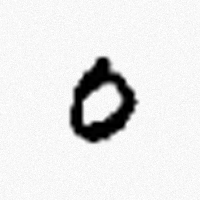
#> input picture assets/sample_digits/digit_0_sample1_paper.png, 200 x 200 px
$ python -i preprocessing.py   (imports and definitions only)
#> lines starting #> are read from the running program, lines starting #| are printed output that depends on the picture; after the words box and inside, x2 and y2 are one past the last pixel; in counts of white or black regions, pixels touching at a corner belong together
### config.py
"""
DigitVision AI - Configuration Module
Defines system paths, model hyperparameters, UI styling parameters, and constants.
"""

from pathlib import Path

# Base Paths
BASE_DIR = Path(__file__).resolve().parent
MODELS_DIR = BASE_DIR / "models"
ASSETS_DIR = BASE_DIR / "assets"
OUTPUTS_DIR = BASE_DIR / "outputs"
DATA_DIR = BASE_DIR / "data"
COMPONENTS_DIR = BASE_DIR / "components"

# Ensure directories exist
for directory in [MODELS_DIR, ASSETS_DIR, OUTPUTS_DIR, DATA_DIR, COMPONENTS_DIR]:
    directory.mkdir(parents=True, exist_ok=True)
#> further down, picture is the input picture: shape (200, 200, 3); min 0, max 255, mean 231.6

# Model Artifacts
MODEL_PATH = MODELS_DIR / "best_digit_model.keras"
METRICS_PATH = OUTPUTS_DIR / "training_metrics.json"
TRAINING_PLOT_PATH = OUTPUTS_DIR / "training_history.png"
CONFUSION_MATRIX_PATH = OUTPUTS_DIR / "confusion_matrix.png"
HISTORY_CSV_PATH = DATA_DIR / "prediction_history.csv"

# Model Hyperparameters
INPUT_SHAPE = (28, 28, 1)
TARGET_SIZE = (28, 28)
NUM_CLASSES = 10
BATCH_SIZE = 64
EPOCHS = 18
INITIAL_LR = 1e-3
MIN_LR = 1e-5
RANDOM_SEED = 42

# Confidence & Quality Thresholds
CONFIDENCE_HIGH_THRESHOLD = 0.85
CONFIDENCE_LOW_THRESHOLD = 0.50
MIN_CONTOUR_AREA = 25  # Minimum pixel area to consider as a valid digit stroke

# UI Theme & Colors
THEME_COLORS = {
    "primary": "#6366f1",         # Indigo
    "secondary": "#a855f7",       # Purple
    "accent_cyan": "#06b6d4",     # Cyan
    "accent_pink": "#ec4899",     # Pink
    "background_dark": "#0a0f1d", # Deep Dark Navy
    "card_dark": "#111827",       # Glassmorphism dark
    "card_border": "#1f293d",
    "text_main": "#f8fafc",
    "text_muted": "#94a3b8",
    "success": "#10b981",
    "warning": "#f59e0b",
    "danger": "#ef4444"
}

# Digit Labels
DIGIT_LABELS = [str(i) for i in range(10)]
DIGIT_WORDS = ["Zero", "One", "Two", "Three", "Four", "Five", "Six", "Seven", "Eight", "Nine"]

### preprocessing.py
"""
DigitVision AI - Advanced Real-World Image Preprocessing Pipeline
Transforms raw camera captures, canvas drawings, and uploaded paper images into
standardized 28x28 normalized tensors perfectly aligned with the MNIST digit distribution.
Includes adaptive stroke thickness normalization, shadow removal, and CoM centering.
"""

from typing import Dict, Tuple, Optional, Any
import os
import numpy as np
import cv2
from PIL import Image
import io

from config import TARGET_SIZE, MIN_CONTOUR_AREA


def load_image_to_numpy(image_input) -> np.ndarray:
    """
    Safely converts uploaded file bytes, file path, PIL Image, or numpy array into an RGB numpy array.
    """
    if isinstance(image_input, (str, os.PathLike)):
        img = cv2.imread(str(image_input))
        if img is None:
            raise ValueError(f"Could not read image from path: {image_input}")
        return cv2.cvtColor(img, cv2.COLOR_BGR2RGB)

    if isinstance(image_input, (bytes, bytearray)):
        if len(image_input) == 0:
            raise ValueError("Provided image byte buffer is empty.")
        nparr = np.frombuffer(image_input, np.uint8)
        img = cv2.imdecode(nparr, cv2.IMREAD_COLOR)
        if img is None:
            raise ValueError("Failed to decode image from byte buffer.")
        return cv2.cvtColor(img, cv2.COLOR_BGR2RGB)

    if hasattr(image_input, "read") or hasattr(image_input, "getvalue"):
        if hasattr(image_input, "seek"):
            image_input.seek(0)
        if hasattr(image_input, "getvalue"):
            content = image_input.getvalue()
        else:
            content = image_input.read()
        if hasattr(image_input, "seek"):
            image_input.seek(0)
        if not content:
            raise ValueError("Image stream buffer is empty.")
        nparr = np.frombuffer(content, np.uint8)
        img = cv2.imdecode(nparr, cv2.IMREAD_COLOR)
        if img is None:
            raise ValueError("Could not decode image from file-like stream.")
        return cv2.cvtColor(img, cv2.COLOR_BGR2RGB)

    if isinstance(image_input, Image.Image):
        return np.array(image_input.convert("RGB"))

    if isinstance(image_input, np.ndarray):
        if image_input.ndim == 2:
            return cv2.cvtColor(image_input, cv2.COLOR_GRAY2RGB)
        if image_input.shape[2] == 4:
            # Handle RGBA (from canvas or PNG)
            # If canvas has black background and alpha channel, preserve RGB
            rgb = image_input[:, :, :3]
            alpha = image_input[:, :, 3]
            if np.any(alpha < 255):
                # Composite over black background
                mask = alpha > 10
                out = np.zeros_like(rgb)
                out[mask] = rgb[mask]
                return out
            return rgb
        return image_input

    raise TypeError(f"Unsupported image input type: {type(image_input)}")


def detect_and_correct_polarity(gray_img: np.ndarray) -> Tuple[np.ndarray, bool]:
    """
    Automatically detects background/foreground polarity.
    MNIST requires: background = 0 (black), digit stroke = 255 (white).

    Examines border pixel statistics: if border is light (>127), the image is a dark digit
    on light paper/background, so it must be inverted.
    """
    h, w = gray_img.shape
#> h = 200; w = 200
    border_pixels = np.concatenate([
        gray_img[0, :],         # top row
        gray_img[-1, :],        # bottom row
        gray_img[:, 0],         # left col
        gray_img[:, -1]         # right col
    ])
#> border_pixels = 800 values, max 251 at index 4, min 244 at index 514, mean 248.1
    border_mean = float(np.mean(border_pixels))
#> border_mean = 248.1

    was_inverted = False
    if border_mean > 127:
        corrected = cv2.bitwise_not(gray_img)
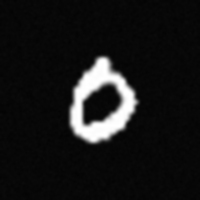
#> corrected: shape (200, 200); min 3, max 255, mean 23.4
        was_inverted = True
    else:
        corrected = gray_img.copy()

    return corrected, was_inverted


def normalize_stroke_thickness(binary_img: np.ndarray, target_thickness: float = 2.8) -> np.ndarray:
    """
    Normalizes pen stroke thickness so real-world ballpoint/pencil drawings
    match native MNIST pen thickness (~3 pixels wide in 20x20 scale).
    """
    # Compute distance transform to estimate stroke radius
    dist = cv2.distanceTransform(binary_img, cv2.DIST_L2, 5)
    max_radius = float(np.max(dist)) if np.max(dist) > 0 else 1.0

    # If strokes are thin (radius < 2.0), dilate with small kernel
    if max_radius < 1.8:
        kernel = cv2.getStructuringElement(cv2.MORPH_ELLIPSE, (3, 3))
        dilated = cv2.dilate(binary_img, kernel, iterations=1)
        return dilated
    elif max_radius > 6.0:
        # Strokes are unusually fat, erode slightly
        kernel = cv2.getStructuringElement(cv2.MORPH_ELLIPSE, (3, 3))
        eroded = cv2.erode(binary_img, kernel, iterations=1)
        return eroded

    return binary_img


def center_by_center_of_mass(img_28x28: np.ndarray) -> np.ndarray:
    """
    Centers the digit inside the 28x28 canvas using the Center of Mass (CoM),
    matching standard MNIST dataset formatting.
    """
    import scipy.ndimage as ndimage

    cy, cx = ndimage.center_of_mass(img_28x28)

    if np.isnan(cy) or np.isnan(cx):
        return img_28x28

    shift_x = int(np.round(14.0 - cx))
    shift_y = int(np.round(14.0 - cy))

    # Constrain shift to avoid pushing digit out of frame
    shift_x = max(-4, min(4, shift_x))
    shift_y = max(-4, min(4, shift_y))

    M = np.float32([[1, 0, shift_x], [0, 1, shift_y]])
    centered = cv2.warpAffine(img_28x28, M, (28, 28), borderMode=cv2.BORDER_CONSTANT, borderValue=0)
    return centered


def preprocess_image(
    image_input,
    target_size: Tuple[int, int] = TARGET_SIZE
) -> Dict[str, Any]:
    """
    Complete end-to-end robust preprocessing pipeline for real-world handwritten digits:
      1. Image decoding & format normalization
      2. Shadow & lighting attenuation
      3. Grayscale conversion
      4. Polarity detection & correction (black background, white strokes)
      5. Hybrid Adaptive + Otsu Thresholding (handles shadows & uneven lighting)
      6. Morphological cleanup (removes dust, reinforces strokes)
      7. Intelligent contour isolation (filters out paper borders)
      8. Aspect-ratio preserving resize into 20x20 bounding box
      9. Adaptive stroke thickness normalization
      10. Center of Mass alignment inside 28x28 canvas
      11. Min-max normalization [0.0, 1.0]
      12. CNN tensor formatting: (1, 28, 28, 1)
    """
    stages = {}
    diagnostics = {}

    # Step 1: Decode
    rgb_img = load_image_to_numpy(image_input)
    stages["1_original"] = rgb_img
    diagnostics["original_shape"] = rgb_img.shape

    # Step 2: Grayscale
    gray = cv2.cvtColor(rgb_img, cv2.COLOR_RGB2GRAY)
    stages["2_grayscale"] = gray

    # Step 3: Noise filtering
    blurred = cv2.GaussianBlur(gray, (5, 5), 0)
    stages["3_noise_filtered"] = blurred

    # Step 4: Polarity correction
    dark_bg_img, was_inverted = detect_and_correct_polarity(blurred)
#> was_inverted = True
    stages["4_polarity_corrected"] = dark_bg_img
    diagnostics["inverted_polarity"] = was_inverted

    # Step 5: Binarization / Thresholding
    # Combine Otsu and Adaptive thresholding to handle uneven phone/webcam shadows
    _, thresh_otsu = cv2.threshold(dark_bg_img, 0, 255, cv2.THRESH_BINARY + cv2.THRESH_OTSU)
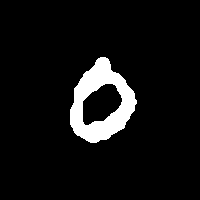
#> thresh_otsu: shape (200, 200); 6.9% white; 1 white region, box (x1, y1, x2, y2) and area: (70, 57, 137, 143) 2773

    # Adaptive threshold on light-normalized image
    adapt = cv2.adaptiveThreshold(
        dark_bg_img, 255, cv2.ADAPTIVE_THRESH_GAUSSIAN_C, cv2.THRESH_BINARY, 21, -4
    )
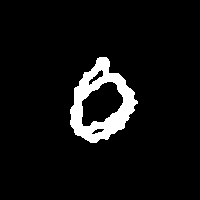
#> adapt: shape (200, 200); 6.2% white; 1 white region, box (x1, y1, x2, y2) and area: (70, 57, 138, 143) 2486
    # Blend: use Otsu as base, reinforce with adaptive
    combined = cv2.bitwise_or(thresh_otsu, adapt)
#> combined: shape (200, 200); 7% white; 1 white region

    # Step 6: Morphological cleanup
    kernel = cv2.getStructuringElement(cv2.MORPH_RECT, (3, 3))
    cleaned = cv2.morphologyEx(combined, cv2.MORPH_OPEN, kernel, iterations=1)
    cleaned = cv2.morphologyEx(cleaned, cv2.MORPH_CLOSE, kernel, iterations=1)
    stages["5_thresholded"] = cleaned

    # Quality Check: Stroke pixel count & contrast
    white_pixel_count = int(np.count_nonzero(cleaned))
#> white_pixel_count = 2784
    total_pixels = cleaned.size
#> total_pixels = 40000
    white_pixel_ratio = white_pixel_count / max(total_pixels, 1)
#> white_pixel_ratio = 0.0696
    diagnostics["white_pixel_ratio"] = round(white_pixel_ratio, 4)

    if white_pixel_count < MIN_CONTOUR_AREA:
        return {
            "tensor": None,
            "normalized_28x28": None,
            "diagnostics": diagnostics,
            "stages": stages,
            "is_valid": False,
            "message": "No handwritten digit detected. Image appears nearly blank or stroke is too faint."
        }

    if white_pixel_ratio > 0.85:
        return {
            "tensor": None,
            "normalized_28x28": None,
            "diagnostics": diagnostics,
            "stages": stages,
            "is_valid": False,
            "message": "Image contains excessive noise or glare. Please draw on clean paper or darker background."
        }

    # Step 7: Bounding box detection with intelligent noise filtering
    contours, _ = cv2.findContours(cleaned, cv2.RETR_EXTERNAL, cv2.CHAIN_APPROX_SIMPLE)
#> contours = 1 contour; box (x1, y1, x2, y2) and area: (70, 57, 138, 143) 3756

    if not contours:
        return {
            "tensor": None,
            "normalized_28x28": None,
            "diagnostics": diagnostics,
            "stages": stages,
            "is_valid": False,
            "message": "No digit contours found in image."
        }

    # Filter out paper borders (contours touching image edges that span >80% width or height)
    img_h, img_w = cleaned.shape
#> img_h = 200; img_w = 200
    valid_contours = []
    for c in contours:
        x, y, w, h = cv2.boundingRect(c)
        area = cv2.contourArea(c)
        if area >= MIN_CONTOUR_AREA:
            # Check if this contour is just the frame/border
            if w > 0.95 * img_w and h > 0.95 * img_h:
                continue
            valid_contours.append(c)
#> this loop made 1 pass
#> (x, y, w, h, area) on pass 1: (70, 57, 68, 86, 3755.5)
#> after the loop, valid_contours has the same summary as contours

    if not valid_contours:
        valid_contours = [max(contours, key=cv2.contourArea)]

    # Merge bounding boxes of valid central contours
    x_min = min(cv2.boundingRect(c)[0] for c in valid_contours)
#> x_min = 70
    y_min = min(cv2.boundingRect(c)[1] for c in valid_contours)
#> y_min = 57
    x_max = max(cv2.boundingRect(c)[0] + cv2.boundingRect(c)[2] for c in valid_contours)
#> x_max = 138
    y_max = max(cv2.boundingRect(c)[1] + cv2.boundingRect(c)[3] for c in valid_contours)
#> y_max = 143

    # Pad slightly around bounding box
    pad = 4
    x_min = max(0, x_min - pad)
#> x_min = 66
    y_min = max(0, y_min - pad)
#> y_min = 53
    x_max = min(img_w, x_max + pad)
#> x_max = 142
    y_max = min(img_h, y_max + pad)
#> y_max = 147

    digit_crop = cleaned[y_min:y_max, x_min:x_max]
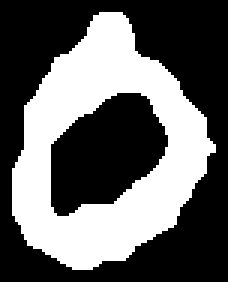
#> digit_crop: shape (94, 76) (shown 3 times larger); 39% white; 1 white region, box (x1, y1, x2, y2) and area: (4, 4, 72, 90) 2784
    h, w = digit_crop.shape
#> h = 94; w = 76
    diagnostics["bounding_box"] = (x_min, y_min, x_max - x_min, y_max - y_min)

    # Step 8: Aspect-ratio preserving resize into square 20x20 box inside 28x28 frame
    if h > w:
        new_h = 20
        new_w = max(1, int(round((w * 20.0) / h)))
#> new_w = 16
    else:
        new_w = 20
        new_h = max(1, int(round((h * 20.0) / w)))

    resized_digit = cv2.resize(digit_crop, (new_w, new_h), interpolation=cv2.INTER_AREA)

    # Step 9: Stroke thickness adjustment for real pens
    resized_digit = normalize_stroke_thickness(resized_digit)
#> in normalize_stroke_thickness, `max_radius = float(np.max(dist)) if np.max(dist) > 0 else 1.0`: max_radius = 3.2

    # Place inside 28x28 blank canvas (margin = 4 px minimum)
    framed_28x28 = np.zeros((28, 28), dtype=np.uint8)
    offset_y = (28 - new_h) // 2
    offset_x = (28 - new_w) // 2
#> offset_x = 6
    framed_28x28[offset_y:offset_y + new_h, offset_x:offset_x + new_w] = resized_digit
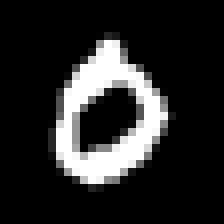
#> framed_28x28: shape (28, 28) (shown 8 times larger); min 0, max 255, mean 40.6

    # Step 10: Center of Mass alignment
    final_28x28 = center_by_center_of_mass(framed_28x28)
#> in center_by_center_of_mass, `cy, cx = ndimage.center_of_mass(img_28x28)`: cy = 14.15; cx = 12.97
#> in center_by_center_of_mass, `shift_x = int(np.round(14.0 - cx))`: shift_x = 1
#> in center_by_center_of_mass, `shift_y = int(np.round(14.0 - cy))`: shift_y = 0
#> in center_by_center_of_mass, `M = np.float32([[1, 0, shift_x], [0, 1, shift_y]])`: M = [[1, 0, 1], [0, 1, 0]]
#> in center_by_center_of_mass, `centered = cv2.warpAffine(img_28x28, M, (28, 28), borderMode=cv2.BORDE..`:
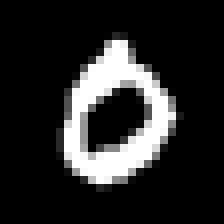
#> centered: shape (28, 28) (shown 8 times larger); min 0, max 255, mean 40.6
    stages["6_centered_28x28"] = final_28x28

    # Step 11: Normalization [0.0, 1.0] & Batch Tensor Shape
    normalized = final_28x28.astype(np.float32) / 255.0
    tensor = np.expand_dims(normalized, axis=(0, -1))  # Shape: (1, 28, 28, 1)

    return {
        "tensor": tensor,
        "normalized_28x28": normalized,
        "diagnostics": diagnostics,
        "stages": stages,
        "is_valid": True,
        "message": "Digit preprocessed successfully."
    }

>>> import cv2
>>> picture = cv2.cvtColor(cv2.imread('assets/sample_digits/digit_0_sample1_paper.png'), cv2.COLOR_BGR2RGB)
>>> result = preprocess_image(picture)
#> result = 6 items

$ run again, on assets/sample_digits/digit_0_sample2_paper.png
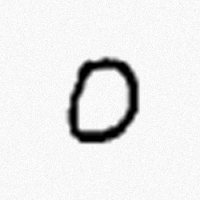
#> input picture assets/sample_digits/digit_0_sample2_paper.png, 200 x 200 px
#> picture is the input picture: shape (200, 200, 3); min 0, max 255, mean 234.7
#> border_pixels = 800 values, max 251 at index 146, min 244 at index 169, mean 247.9
#> border_mean = 247.9
#> was_inverted = True
#> thresh_otsu: shape (200, 200); 5.9% white; 1 white region, box (x1, y1, x2, y2) and area: (68, 58, 139, 143) 2345
#> adapt: shape (200, 200); 5.3% white; 1 white region, box (x1, y1, x2, y2) and area: (68, 57, 138, 143) 2122
#> combined: shape (200, 200); 5.9% white; 1 white region, box (x1, y1, x2, y2) and area: (68, 57, 139, 143) 2348
#> cleaned: shape (200, 200); 5.9% white; 1 white region
#> white_pixel_count = 2344
#> white_pixel_ratio = 0.0586
#> contours = 1 contour; box (x1, y1, x2, y2) and area: (68, 58, 139, 143) 4770
#> the loop in preprocess_image, `for c in contours:` made 1 pass
#> (x, y, w, h, area) on pass 1: (68, 58, 71, 85, 4769.5)
#> after the loop in preprocess_image, `for c in contours:`: valid_contours has the same summary as contours
#> in preprocess_image, `x_min = min(cv2.boundingRect(c)[0] for c in valid_contours)`: x_min = 68
#> in preprocess_image, `y_min = min(cv2.boundingRect(c)[1] for c in valid_contours)`: y_min = 58
#> in preprocess_image, `x_max = max(cv2.boundingRect(c)[0] + cv2.boundingRect(c)[2] for c in v..`: x_max = 139
#> in preprocess_image, `y_max = max(cv2.boundingRect(c)[1] + cv2.boundingRect(c)[3] for c in v..`: y_max = 143
#> in preprocess_image, `x_min = max(0, x_min - pad)`: x_min = 64
#> in preprocess_image, `y_min = max(0, y_min - pad)`: y_min = 54
#> in preprocess_image, `x_max = min(img_w, x_max + pad)`: x_max = 143
#> in preprocess_image, `y_max = min(img_h, y_max + pad)`: y_max = 147
#> in preprocess_image, `digit_crop = cleaned[y_min:y_max, x_min:x_max]`:
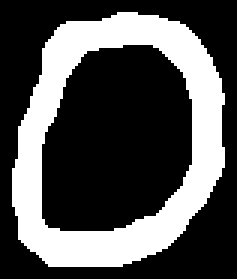
#> digit_crop: shape (93, 79) (shown 3 times larger); 31.9% white; 1 white region, box (x1, y1, x2, y2) and area: (4, 4, 75, 89) 2344
#> max_radius = 3
#> cy = 13.7; cx = 12.98
#> shift_x = 1
#> shift_y = 0
#> M = [[1, 0, 1], [0, 1, 0]]
#> in center_by_center_of_mass, `centered = cv2.warpAffine(img_28x28, M, (28, 28), borderMode=cv2.BORDE..`:
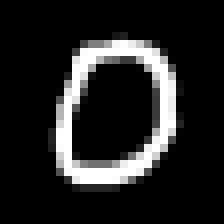
#> centered: shape (28, 28) (shown 8 times larger); min 0, max 255, mean 35.3
#> result = 6 items

$ run again, on assets/sample_digits/digit_1_sample1_paper.png
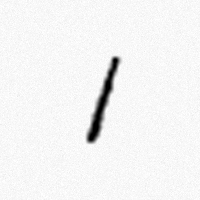
#> input picture assets/sample_digits/digit_1_sample1_paper.png, 200 x 200 px
#> picture is the input picture: shape (200, 200, 3); min 0, max 255, mean 243.5
#> border_pixels = 800 values, max 251 at index 177, min 244 at index 469, mean 247.8
#> border_mean = 247.8
#> was_inverted = True
#> in preprocess_image, `_, thresh_otsu = cv2.threshold(dark_bg_img, 0, 255, cv2.THRESH_BINARY ..`:
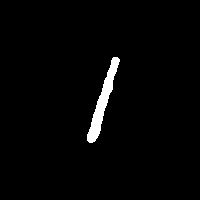
#> thresh_otsu: shape (200, 200); 2.1% white; 1 white region, box (x1, y1, x2, y2) and area: (87, 57, 120, 143) 826
#> adapt: shape (200, 200); 1.9% white; 1 white region, box (x1, y1, x2, y2) and area: (87, 56, 120, 143) 742
#> combined: shape (200, 200); 2.1% white; 1 white region
#> white_pixel_count = 836
#> white_pixel_ratio = 0.0209
#> contours = 1 contour; box (x1, y1, x2, y2) and area: (87, 56, 120, 143) 744
#> the loop in preprocess_image, `for c in contours:` made 1 pass
#> (x, y, w, h, area) on pass 1: (87, 56, 33, 87, 744)
#> after the loop in preprocess_image, `for c in contours:`: valid_contours has the same summary as contours
#> in preprocess_image, `x_min = min(cv2.boundingRect(c)[0] for c in valid_contours)`: x_min = 87
#> in preprocess_image, `y_min = min(cv2.boundingRect(c)[1] for c in valid_contours)`: y_min = 56
#> in preprocess_image, `x_max = max(cv2.boundingRect(c)[0] + cv2.boundingRect(c)[2] for c in v..`: x_max = 120
#> in preprocess_image, `y_max = max(cv2.boundingRect(c)[1] + cv2.boundingRect(c)[3] for c in v..`: y_max = 143
#> in preprocess_image, `x_min = max(0, x_min - pad)`: x_min = 83
#> in preprocess_image, `y_min = max(0, y_min - pad)`: y_min = 52
#> in preprocess_image, `x_max = min(img_w, x_max + pad)`: x_max = 124
#> in preprocess_image, `y_max = min(img_h, y_max + pad)`: y_max = 147
#> digit_crop: shape (95, 41); 21.5% white; 1 white region, box (x1, y1, x2, y2) and area: (4, 4, 37, 91) 836
#> max_radius = 3
#> cy = 14.01; cx = 12.88
#> shift_x = 1
#> shift_y = 0
#> M = [[1, 0, 1], [0, 1, 0]]
#> in center_by_center_of_mass, `centered = cv2.warpAffine(img_28x28, M, (28, 28), borderMode=cv2.BORDE..`:
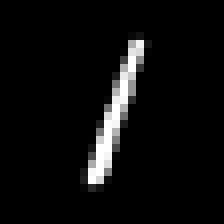
#> centered: shape (28, 28) (shown 8 times larger); min 0, max 255, mean 12.6
#> result = 6 items
